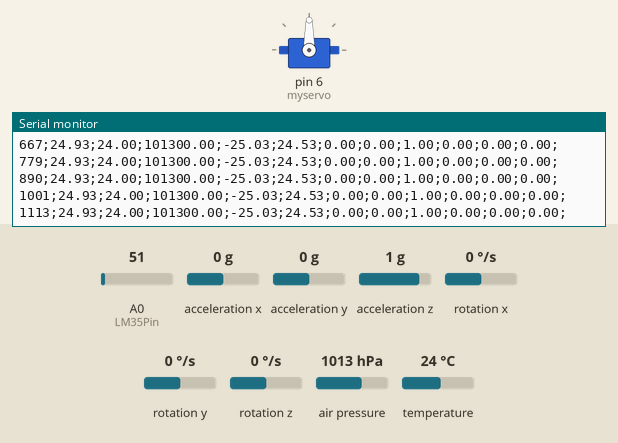
Simulated run of this sketch. Board: Arduino Uno, built with avr-gcc and run on an emulated ATmega328P. Shown: servo, the last lines printed to the serial monitor. Wiring (inferred from the names in the program): MPU-6050 motion sensor at I2C address 0x68. The test bench sets the inputs (shaded band); at power-on: rotation x 0 °/s, acceleration x 0 g, A0 (LM35Pin) = 51, acceleration y 0 g, acceleration z 1 g, rotation y 0 °/s, rotation z 0 °/s, air pressure 1013 hPa, temperature 24 °C.

Above: at 1.2 s.
1.3 s: rotation x set to -192 °/s
At 1.34 s:
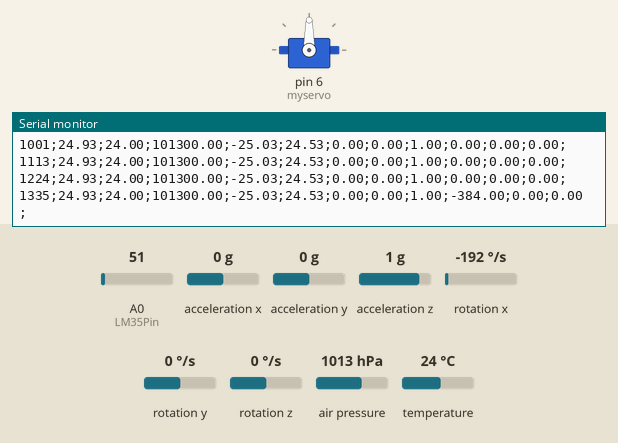
4.3 s: acceleration x set to -0.2 g
At 4.34 s:
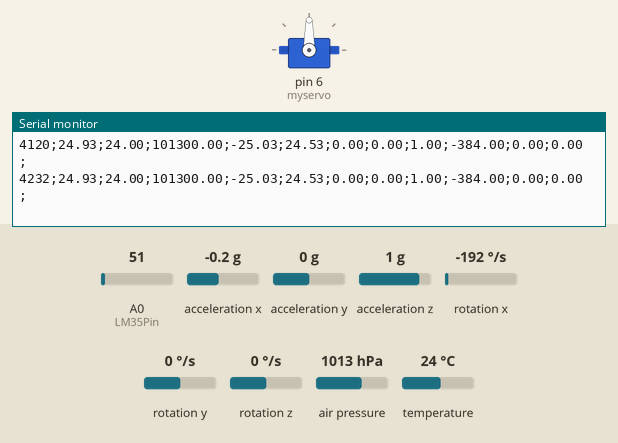
7.3 s: A0 (LM35Pin) set to 22
At 7.36 s:
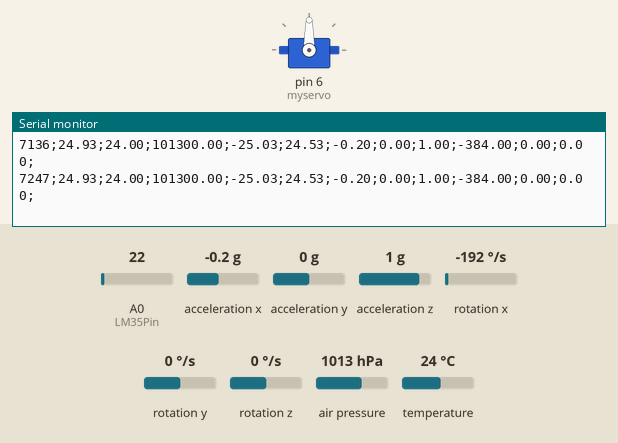
10.3 s: A0 (LM35Pin) set to 19
At 10.38 s:
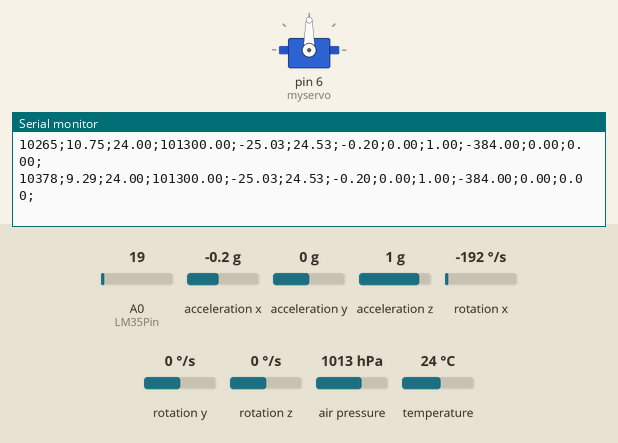
13.3 s: acceleration y set to 0.2 g
At 13.4 s:
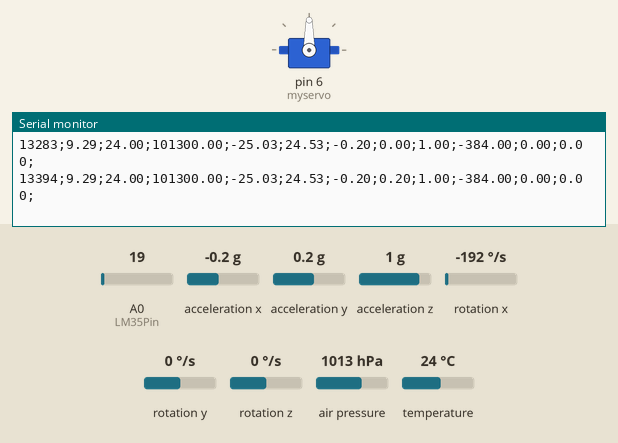
16.3 s: acceleration y set to 0 g
At 16.3 s:
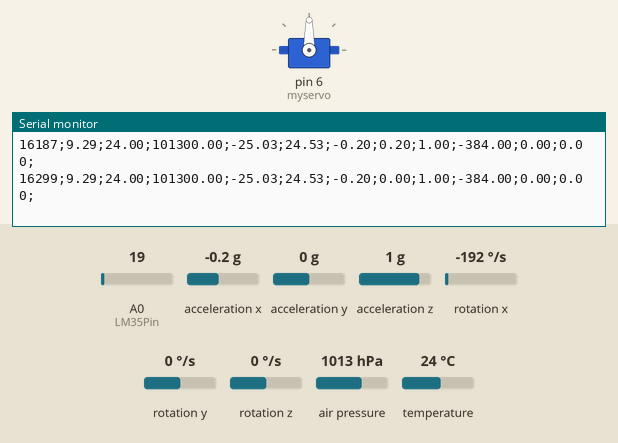
Timing chart, 0 to 18.8 s (numbered marks = the images above; inputs shaded):
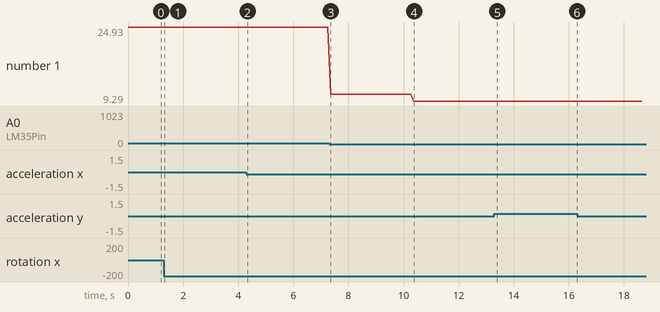

The sketch:

CanSat.ino
```cpp
#include <Servo.h>
#include <Wire.h>
#include <SPI.h>
#include "getSensorData.h"

//Adafruit_BMP280 bmp; // I2C
//Adafruit_BMP280 bmp(BMP_CS); // hardware SPI
Adafruit_BMP280 bmp(BMP_CS, BMP_MOSI, BMP_MISO,  BMP_SCK);
Servo myservo;
int counter = 300;

void setup() {
  myservo.attach(6);
  Serial.begin(9600);

  // ensure BMP is connected
  if (!bmp.begin()) {
    Serial.println(F("Could not find a valid BMP280 sensor, check wiring!"));
    //while (1);
  }

     /*Serial.print("tempLM35");
     Serial.print(";");
     Serial.print("tempBMP280");
     Serial.print("\t");
     Serial.print("altit");
     Serial.print("\t");
     Serial.print("tempBMP280");
     Serial.print("\t");
     Serial.print("press");
     Serial.print("\t");
     Serial.print("altit");
     Serial.print("\t");
     Serial.print("tempMPU6050");
     Serial.print("\t");
     Serial.print("\accel.X");
     accel.Y \t accel.Z \t gyr.X \t gyr.Y \t gyr.Z");*/


  // initialize MPU
  Wire.begin();
  Wire.beginTransmission(MPU_6050_addr);
  Wire.write(PWR_MGMT_1);
  Wire.write(0);
  Wire.endTransmission();
  Wire.beginTransmission(MPU_6050_addr);
  Wire.write(ACCEL_CONFIG);
  Wire.write(0x10);                           //full scale range of accelerometer +-8g
  Wire.write(GYRO_CONFIG);
  Wire.write(0x08);                          //full scale range of gyroscope ± 500 °/s
  Wire.endTransmission();
  Serial.begin(9600);

  myservo.write(0);

}

void loop() {

  // put your main code here, to run repeatedly:
  Serial.print(millis());Serial.print(";");
  Serial.print(getTempLM35());Serial.print(";");
  Serial.print(getTempBMP(bmp));Serial.print(";");
  Serial.print(getPressure(bmp));Serial.print(";");
  Serial.print(getAltitude(bmp));Serial.print(";");
  Serial.print(getTempMPU());Serial.print(";");
  struct threeaxis acc;
  acc = getAccel();
  Serial.print(acc.x);Serial.print(";");Serial.print(acc.y);Serial.print(";");Serial.print(acc.z);Serial.print(";");
  struct threeaxis gyr;
  gyr = getGyro();
  Serial.print(gyr.x);Serial.print(";");Serial.print(gyr.y);Serial.print(";");Serial.print(gyr.z);Serial.println(";");

  if(acc.y < 0.1 && acc.y > -0.1){
    myservo.write(90);
    counter=0;
  }

  counter++;
  if(counter == 30){
    myservo.write(0);
  }

  delay(100);

}
```

getSensorData.cpp
```cpp
#include "getSensorData.h"

// returns the temperature measured by the LM35 sensor
float getTempLM35(){
  return LM35step * analogRead(LM35Pin);
}

// returns the temperature measured by the BMP280
float getTempBMP(Adafruit_BMP280 bmp){
	return bmp.readTemperature();
}

// returns the pressure measured by BMP280
float getPressure(Adafruit_BMP280 bmp){
	return bmp.readPressure();
}

// returns the altitude calculated by BMP280 pressure
float getAltitude(Adafruit_BMP280 bmp){
  return bmp.readAltitude(seaLevelhPa);
}

// returns the temperature measured by the MPU6050
float getTempMPU(){
	int TEMP;
	Wire.beginTransmission(MPU_6050_addr);
	Wire.write(TEMP_OUT);
	Wire.endTransmission();
	Wire.requestFrom(MPU_6050_addr,2);
	TEMP = Wire.read() << 8 | Wire.read();
	return (float)(TEMP/340 + 36.53);
}

// returns the acceleration measured by MPU6050
struct threeaxis getAccel(){
  float x, y, z;
  Wire.beginTransmission(MPU_6050_addr);
  //Wire.write(PWR_MGMT_1);  //power management has to be set to 0 to wake up the sensor
  //Wire.write(0);
  //Wire.write(ACCEL_CONFIG);  //power management has to be set to 0 to wake up the sensor
  //Wire.write(0b00010000);   //full scale range of accelerometer +-8g
  Wire.write(ACCEL_OUT);
  Wire.endTransmission();
  Wire.requestFrom((int)MPU_6050_addr, 6);
  x = Wire.read() << 8 | Wire.read();
  y = Wire.read() << 8 | Wire.read();
  z = Wire.read() << 8 | Wire.read();
  struct threeaxis result;
  result.x = x/4096;         //page29 of the registers map to obtain a value in g
  result.y = y/4096;
  result.z = z/4096;
  return result;
}

struct threeaxis getGyro(){
  float x, y, z;
  Wire.beginTransmission(MPU_6050_addr);
  Wire.write(GYRO_OUT);
  Wire.endTransmission();
  Wire.requestFrom((int)MPU_6050_addr, 6);
  x = Wire.read() << 8 | Wire.read();
  y = Wire.read() << 8 | Wire.read();
  z = Wire.read() << 8 | Wire.read();
  struct threeaxis result;   // IS IT ASKING FOR A RTUCTURE TYPE THREEAXIS WITH THE NAME RESULT?
  result.x = x/ 65.5;           //PAGE 31 OF THE REGISTER MAP obtain the value in º/s
  result.y = y/ 65.5;
  result.z = z/ 65.5;
  return result;
}

/*float getBatatas(){
  batatas = millis();
  return batatas;
}*/

// calculates the velocity (optional)
float getVelo(){
	return -1.0;
}

// send data to groundstation by XBee
void sendData(){
	return -1.0;
}

// receive a command from groundstation by XBee
void recvCmd(){
	return -1.0;
}
```

getSensorData.h
```cpp
#include <Wire.h>
#include <SPI.h>

// these need to get installed seperately (via Sketch -> Include Library)
#include <Adafruit_BMP280.h> // "Adafruit BMP280 Library"
#include <Adafruit_Sensor.h> // "Adafruit Unified Sensor"

// register declarations
const int MPU_6050_addr=0x68;
const byte PWR_MGMT_1 = 0x6B;
const byte WHO_AM_I = 0x75;
const byte TEMP_OUT = 0x41;
const byte ACCEL_OUT = 0x3B;
const byte GYRO_OUT=0X43;
const byte ACCEL_CONFIG = 0x1C;
const byte GYRO_CONFIG = 0x1B;

// global variables
//unsigned long timer;
const float LM35step = 0.4887686; // LM35 sensor ADC step in 0.1 mV
const int LM35Pin = A0; // Analog pin used for LM35 sensor
const float seaLevelhPa = 1010; // must be adapted to local forcast to be accurate!!!

// defining the digital pins used for the BMP
#define BMP_SCK 13
#define BMP_MISO 12
#define BMP_MOSI 11
#define BMP_CS 10

struct threeaxis{
  float x;
  float y;
  float z;
};

// returns the temperature measured by the LM35 sensor
float getTempLM35();

// returns the temperature measured by the BMP280
float getTempBMP(Adafruit_BMP280 bmp);

// returns the temperature measured by the MPU6050
float getTempMPU();

// returns the pressure measured by BMP280
float getPressure(Adafruit_BMP280 bmp);

// returns the calculated altitude (BMP280)
float getAltitude(Adafruit_BMP280 bmp);

// returns the acceleration measured by MPU6050
struct threeaxis getAccel();

// returns the acceleration measured by MPU6050
struct threeaxis getGyro();

// calculates the velocity (optional)
float getVelo();

// send data to groundstation by XBee
void sendData();

// receive a command from groundstation by XBee
void recvCmd();

//float getBatatas();
```

Measured:
- after the input at 1.3 s, the serial monitor: prints a new line at once (image 1)
- after the input at 10.3 s, the serial monitor: prints a new line after 0.08 s (image 4)
- after the input at 13.3 s, the serial monitor: prints a new line after 0.10 s (image 5)
- after the input at 16.3 s, servo on pin 6 (myservo): stays 90° (without the input it goes to 0° after 0.23 s)
- plotted number 1: 24.93 → 10.75 after the input at 7.3 s, 10.75 → 9.29 after the input at 10.3 s
